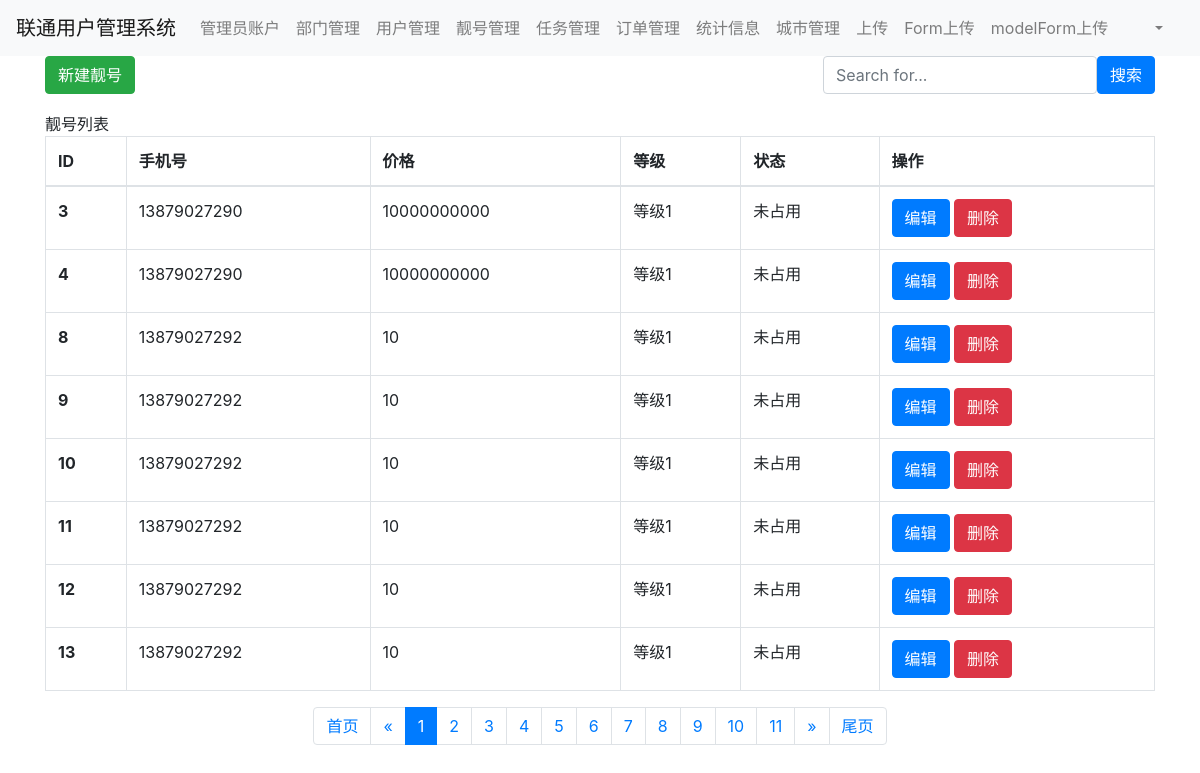
Screenshot of /prettynum/list/ (signed in) with the database file from the repository.
### app01/models.py (models this page shows)
class PrettyNum(models.Model):
    mobile = models.CharField(verbose_name="手机号", max_length=11)
    price = models.IntegerField(verbose_name="价格", default=0)
    level_choices = (
        (1, "等级1"),
        (2, "等级2"),
    )
    level = models.SmallIntegerField(
        verbose_name="等级", choices=level_choices, default=1
    )
    status_choices = (
        (1, "未占用"),
        (2, "已占用"),
    )
    status = models.SmallIntegerField(
        verbose_name="状态", choices=status_choices, default=2
    )

### app01/views.py (the view)
# urls.py: path("prettynum/list/", views.prettynum_list),
def prettynum_list(request):
    data_dict = {}
    search_data = request.GET.get("q", "")
    if search_data:
        data_dict = {"mobile__contains": search_data}
    queryset = models.PrettyNum.objects.filter(**data_dict).order_by("-level")
    page_object = Pagination(request, queryset=queryset)
    page_queryset = page_object.page_queryset
    page_string = page_object.gennerate_html()
    context = {
        "search_data": search_data,
        "queryset": page_queryset,  # 分完页的数据
        "page_string": page_string,  # 生成的页面
    }
    return render(request, "prettynum_list.html", context=context)

### app01/templates/prettynum_list.html (shortened to what this page needs)
{% extends "base.html" %}
{% block content %}
    <div class="container">
        <div style="display: flex;">
            <div style="margin-bottom: 10px;margin-right: auto;">
                <a class="btn btn-success" href="/prettynum/add">
                    新建靓号
                </a>
            </div>
            <form method="get" style="display: flex;margin-left: auto;margin-bottom: 10px">
                <div class="input-group" style="display: inline-flex">
                    <label>
                        <input type="text" class="form-control" placeholder="Search for..." name="q"
                               value="{{ search_data }}">
                    </label>
                    <span class="input-group-btn">
                        <button class="btn btn-primary" type="submit">搜索</button>
                    </span>
                </div>
            </form>
        </div>
        <div class="panel panel-default">
            <div class="panel-heading">
                靓号列表
            </div>
            <table class="table table-bordered">
                <thead>
                <tr>
                    <th>ID</th>
                    <th>手机号</th>
                    <th>价格</th>
                    <th>等级</th>
                    <th>状态</th>
                    <th>操作</th>
                </tr>
                </thead>
                <tbody>
                {% for object in queryset %}
                    <tr>
                        <th scope="row">{{ object.id }}</th>
                        <td>{{ object.mobile }}</td>
                        <td>{{ object.price }}</td>
                        <td>{{ object.get_level_display }}</td>
                        <td>{{ object.get_status_display }}</td>
                        <td>
                            <a class="btn btn-primary btn-xs"
                               href="/prettynum/edit/{{ object.id }}">编辑</a>
                            <a class=" btn btn-danger btn-xs" href="/prettynum/delete/{{ object.id }}">删除</a>
                        </td>
                    </tr>
                {% endfor %}
                </tbody>
            </table>
        </div>
        {{ page_string }}
    </div>
{% endblock %}

### app01/templates/base.html (shortened to what this page needs)
{% load static %}
<!DOCTYPE html>
<html lang="en">
<head>
    <link rel="stylesheet" href="{% static 'plugins/bootstrap-4.6.2/css/bootstrap.min.css' %}">
</head>
<body>
<nav class="navbar navbar-expand-lg navbar-light bg-light">
    <a class="navbar-brand" href="/">联通用户管理系统</a>
    <div class="collapse navbar-collapse" id="navbarSupportedContent">
        <ul class="navbar-nav mr-auto">
            <li class="nav-item">
                <a class="nav-link" href="/admin/list/">管理员账户</a>
            </li>
            <li class="nav-item">
                <a class="nav-link" href="/depart/list/">部门管理</a>
            </li>
            <li class="nav-item">
                <a class="nav-link" href="/user/list/">用户管理</a>
            </li>
            <li class="nav-item">
                <a class="nav-link" href="/prettynum/list">靓号管理</a>
            </li>
            <li class="nav-item">
                <a class="nav-link" href="/task/list">任务管理</a>
            </li>
            <li class="nav-item">
                <a class="nav-link" href="/order/list">订单管理</a>
            </li>
            <li class="nav-item">
                <a class="nav-link" href="/chart/list">统计信息</a>
            </li>
            <li class="nav-item">
                <a class="nav-link" href="/city/list">城市管理</a>
            </li>
            <li class="nav-item">
                <a class="nav-link" href="/upload/list">上传</a>
            </li>
            <li class="nav-item">
                <a class="nav-link" href="/upload/form">Form上传</a>
            </li>
            <li class="nav-item">
                <a class="nav-link" href="/upload/modelForm">modelForm上传</a>
            </li>
        </ul>
        <ul class="navbar-nav mr-auto" style="  margin-left: auto;; ">
            <li class="nav-item dropdown">
                <a class="nav-link dropdown-toggle" href="#" role="button" data-toggle="dropdown" aria-expanded="false">
                </a>
            </li>
        </ul>
    </div>
</nav>
{% block content %}
{% endblock %}
</body>
</html>

### rows the page displays
PrettyNum: id "3", mobile "13879027290", price "10000000000", level "等级1", status "未占用"
PrettyNum: id "4", mobile "13879027290", price "10000000000", level "等级1", status "未占用"
PrettyNum: id "8", mobile "13879027292", price "10", level "等级1", status "未占用"
PrettyNum: id "9", mobile "13879027292", price "10", level "等级1", status "未占用"
PrettyNum: id "10", mobile "13879027292", price "10", level "等级1", status "未占用"
PrettyNum: id "11", mobile "13879027292", price "10", level "等级1", status "未占用"
PrettyNum: id "12", mobile "13879027292", price "10", level "等级1", status "未占用"
PrettyNum: id "13", mobile "13879027292", price "10", level "等级1", status "未占用"

### other values shown
{{ page_string }} "首页 « 1 2 3 4 5 6 7 8 9 10 11 » 尾页"
